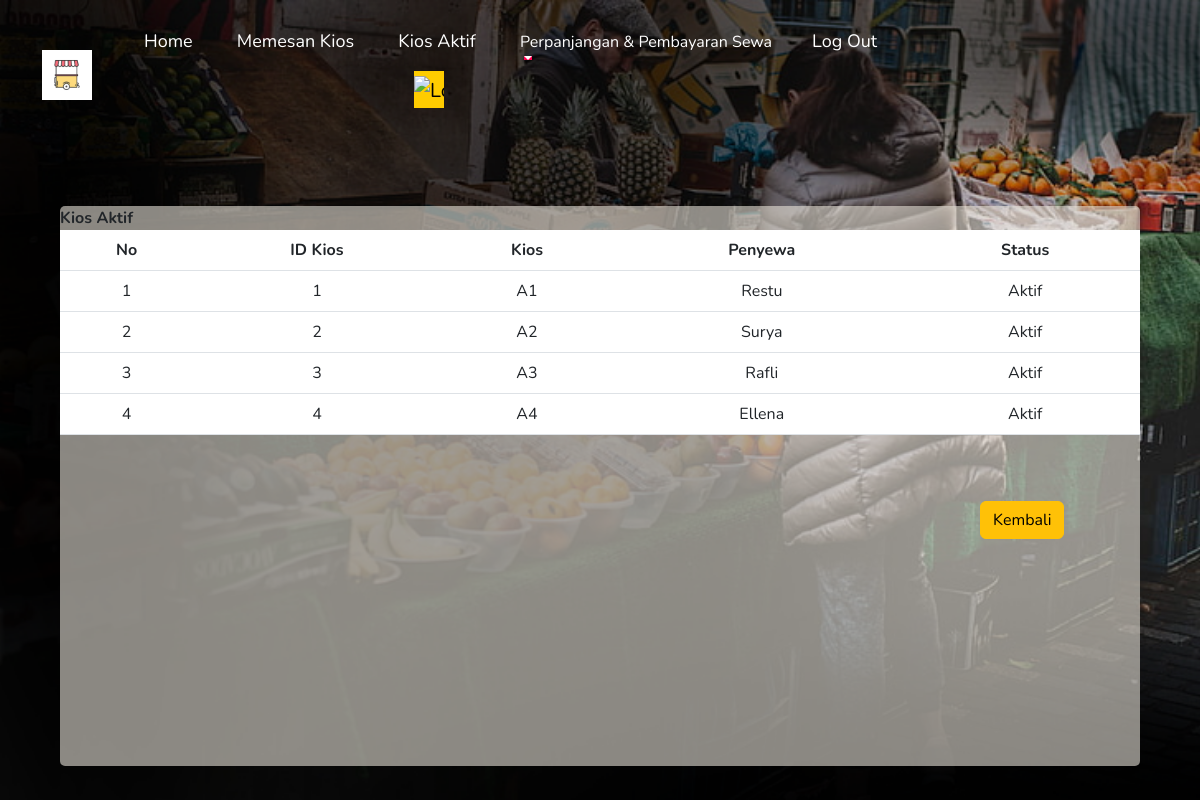
The page /kiosAktif.php on the database its author committed.
### tables this page shows
CREATE TABLE `datakios` (
  `idKios` int(8) NOT NULL,
  `kioss` varchar(30) NOT NULL,
  `penyewa` varchar(30) DEFAULT NULL,
  `statuss` varchar(30) NOT NULL
);

### kiosAktif.php (the view, shortened to what this page needs)
<?php
include 'koneksi.php';
$query = "SELECT * FROM datakios WHERE statuss = 'Aktif'";
$sql = mysqli_query($mysqli, $query);
$no = 1;
?>
<!DOCTYPE html>
<html>
<head>
    <link rel="stylesheet" href="style.css">
    <link rel="stylesheet" href="https://cdn.jsdelivr.net/npm/bootstrap@5.3.0-alpha3/dist/css/bootstrap.min.css">
</head>
<body>
    <div id="header">
        <div class="container">
        <nav class="navbar navbar-expand-lg ">
                <img class="logo" src="images/logo.jpg">
                <ul>
                    <li><a href="homePenyewa.php">Home</a></li>
                    <li><a href="MemesanKios.php">Memesan Kios</a></li>
                    <li><a href="kiosAktif.php">Kios Aktif</a></li>
                    <li class="nav-item dropdown">
                        <a
                            class="nav-link dropdown-toggle"
                            href="#"
                            role="button"
                            data-bs-toggle="dropdown"
                            aria-expanded="false"
                            style="color:white"
                        >
                            Perpanjangan & Pembayaran Sewa
                        </a>
                    <li><a href="logoutPenyewa.php"<?php echo "onClick=\"return confirm('Apakah anda yakin Log Out?')\";"?>>Log Out</a></li>
                    <li><a class="navbar-brand " style="margin-left:270px; background-color: #ffcc00;" href="listKeluhan.php">
                    <img src="https://raw.githubusercontent.com/NaufallHilal/test/main/5848-removebg.png" alt="Logo" width="30" height="30" class="d-inline-block align-text-end "">
                     </a></li>
            </nav>
        </div>
        <div class="LayerKios">
           <caption><b>Kios Aktif</b></caption>
           <div class="table-responsive">
            <table class="table align-middle">
                <thead>
                  <tr>
                    <th scope="col">No</th>
                    <th scope="col">ID Kios</th>
                    <th scope="col">Kios</th>
                    <th scope="col">Penyewa</th>
                    <th scope="col">Status</th>
                  </tr>
                </thead>
                <tbody>
                <?php while ($result = mysqli_fetch_assoc($sql)) { ?>
                  <tr>
                   <td><?php echo $no++ ?></td>
                    <td><?= $result['idKios']; ?></td>
                    <td><?= $result['kioss']; ?></td>
                    <td><?= $result['penyewa']; ?></td>
                    <td><?= $result['statuss']; ?></td>
                  </tr>
                  <?php } ?>
                </tbody>
              </table>
              <a href="homePenyewa.php" class="btn btn-warning float-end"style="margin-right: 7%;">Kembali</a>
            </div>
        </div>
    </div>
</body>
</html>

### style.css (style rules this page uses)
* { margin: 0; padding: 0; font-family: "Nunito", sans-serif; box-sizing: border-box; }
body { background: #080808; color: #fff; }
#header { width: 100%; height: 100vh; background-image: url(images/pasarr.png); background-repeat: repeat; background-size: cover; background-position: center; }
.container { padding: 10px 10%; }
nav { display: flex; align-items: center; justify-content: space-between; flex-wrap: wrap; }
nav ul li { display: inline-block; list-style: none; margin: 10px 20px; }
.logo { width: 50px; }
nav ul li a { color: #fff; text-decoration: none; font-size: 18px; position: relative; }
nav ul li a::after { content: ""; width: 0; height: 3px; background: #ff004f; position: absolute; left: 0; bottom: -6px; transition: 0.5s ease 0s; }
.btn { display: block; margin: 50px auto; width: fit-content; border: 1px solid #ff004f; padding: 14px 50px; border-radius: 6px; text-decoration: none; color: #fff; transition: background 0.5s; }
.LayerKios { background-color: #eae5dc96; width: 90%; height: 70%; position: relative; top: 7%; margin-left: 5%; z-index: 2; border-radius: 5px; }
.LayerKios table { text-align: center; }

### rows shown on the page
datakios: idKios "1", kioss "A1", penyewa "Restu", statuss "Aktif"
datakios: idKios "2", kioss "A2", penyewa "Surya", statuss "Aktif"
datakios: idKios "3", kioss "A3", penyewa "Rafli", statuss "Aktif"
datakios: idKios "4", kioss "A4", penyewa "Ellena", statuss "Aktif"
